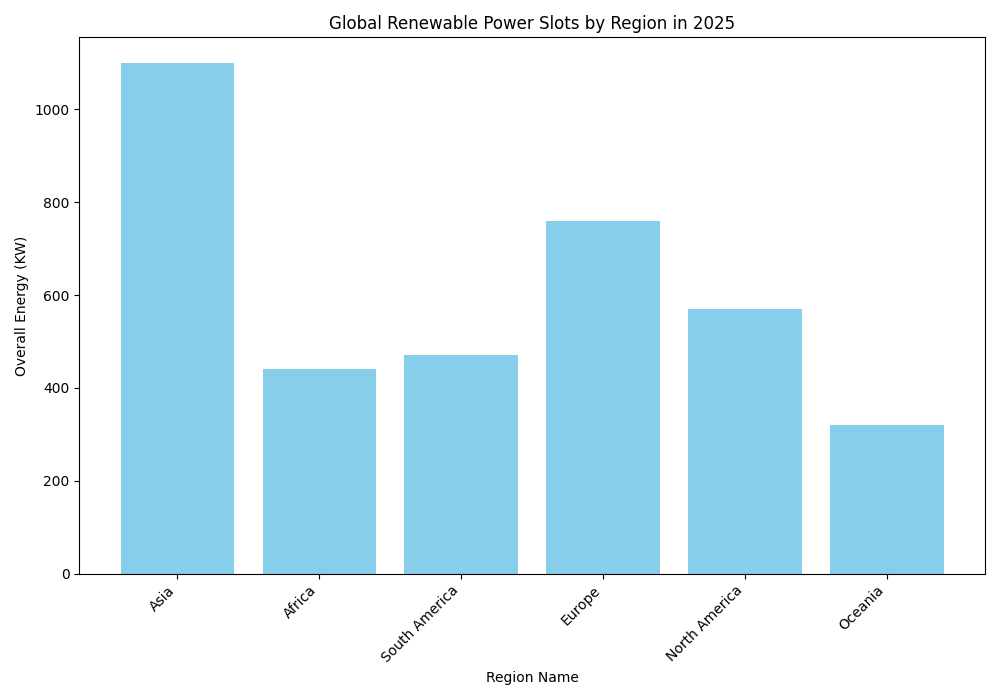

The script that drew this image:
import matplotlib.pyplot as plt
import numpy as np

# Updated data preparation
continents = ['Asia', 'Africa', 'South America', 'Europe', 'North America', 'Oceania']
capacities = np.array([
    [500, 100, 300, 200],  # Asia
    [80, 40, 120, 200],    # Africa
    [90, 40, 160, 180],    # South America
    [150, 250, 60, 300],   # Europe
    [240, 50, 100, 180],   # North America
    [70, 30, 100, 120],    # Oceania
])

# Calculate and sort total capacities for each continent
total_capacities = capacities.sum(axis=1)
sorted_continents = ['Asia', 'Africa', 'South America', 'Europe', 'North America', 'Oceania']
sorted_capacities = [1100, 440, 470, 760, 570, 320]

# Create a sorted bar plot
fig, ax = plt.subplots(figsize=(10, 7))
ax.bar(sorted_continents, sorted_capacities, color='skyblue')

# Randomly altered labels and title
ax.set_xlabel('Region Name')
ax.set_ylabel('Overall Energy (KW)')
ax.set_title('Global Renewable Power Slots by Region in 2025')

# Display plot
plt.xticks(rotation=45, ha='right')
plt.tight_layout()
plt.show()
